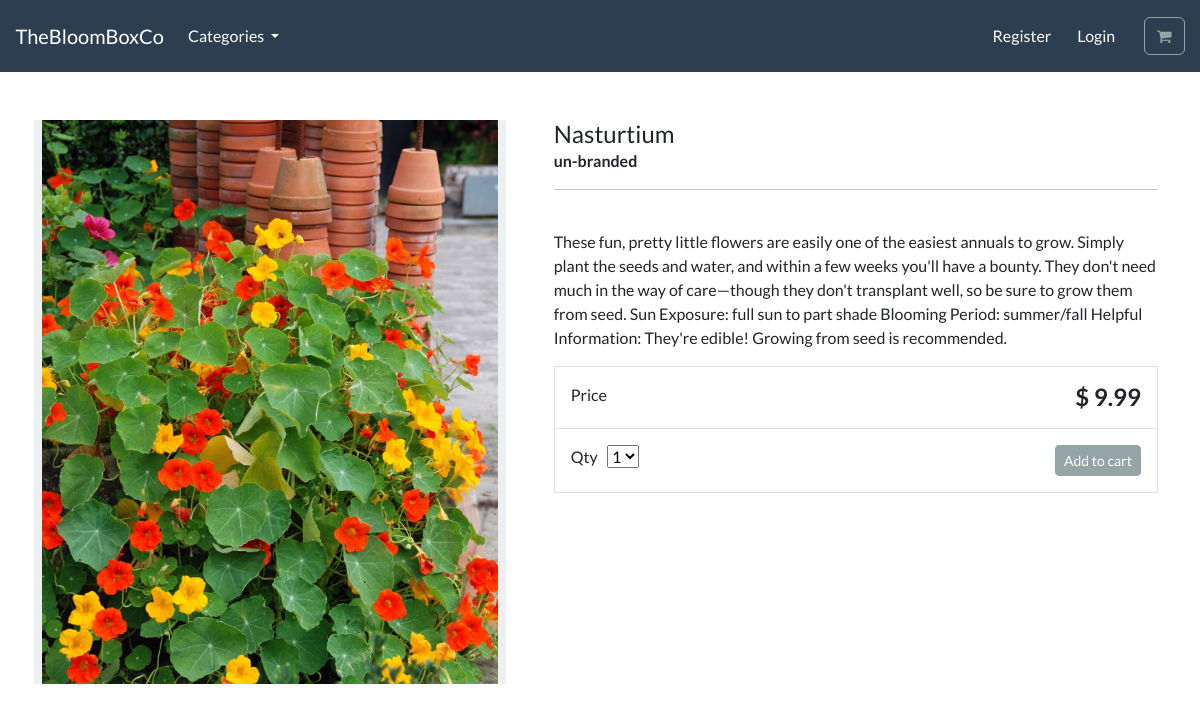
/product/annuals/nasturtium/, run on the app's committed database.
### store/models.py (models this page shows, shortened)
class Product(models.Model):
    category = models.ForeignKey(Category, related_name='products', on_delete=models.CASCADE)
    title = models.CharField(max_length=255)
    brand = models.CharField(max_length=255, default='un-branded')
    description = models.TextField(blank=True)
    slug = models.SlugField(max_length=255)
    price = models.DecimalField(max_digits=10, decimal_places=2)
    image = models.ImageField(upload_to='products/')
    class Meta:
        verbose_name = 'product'
        verbose_name_plural = 'products'

### store/views.py (the view)
# urls.py: path('product/<slug:category_slug>/<slug:product_slug>/', views.product_detail, name='product_detail'),
def product_detail(request, category_slug, product_slug):
    product = get_object_or_404(Product, slug=product_slug, category__slug=category_slug)
    context = {'product': product}
    return render(request, 'store/product_detail.html', context)

### store/models.py (called while the page is built)
    def get_absolute_url(self):
        return reverse('category_list', args=[self.slug])

### store/views.py (called while the page is built)
def categories(request):
    all_categories = Category.objects.all()
    return {'all_categories': all_categories}

### store/templates/store/product_detail.html (shortened to what this page needs)
{% extends "./base.html" %}
{% load static %}
{% block content %}
<div class="container">
    <main class="pt-5">
        <div class="row g-3">
            <div class="col-md-5 col-lg-5 order-md-first bg-light">
                <img class="img-fluid mx-auto d-block" alt="Responsive image" src="{{product.image.url}}">
            </div>
            <div class="col-md-7 col-lg-7 ps-md-3 ps-lg-5">
                <h1 class="mb-0 h4"> {{product.title}}  </h1>
                <strong> {{product.brand}} </strong>
                <hr>
                <br>
                <p> {{product.description}} </p>
                <div class="border">
                    <div class="col border-bottom">
                        <div class="row p-3">
                            <div class="col-6"> Price </div>
                            <div class="col-6 text-end"><span class="h4 fw-bold">$ {{product.price}}</span></div>
                        </div>
                    </div>
                    <div class="col">
                        <div class="row p-3">
                            <div class="col-6">
                                <label for="select">Qty</label>
                                <select id="select">
                                    <option value="1">1</option>
                                </select>
                            </div>
                            <div class="col-6 text-end">
                                <button type="button" id="add-button" value="" class="btn btn-secondary btn-sm">
                                Add to cart
                                </button>
                            </div>
                        </div>
                    </div>
                </div>
            </div>
        </div>
    </main>
    <br>
</div>
{% endblock %}

### data on the page
Product: image (picture), title "Nasturtium", brand "un-branded", description "These fun, pretty little flowers are easily one of the easiest annuals to grow. Simply plant the seeds and water, and within a few weeks you'll have a bounty. They don't need much in the way of care—though they don't transplant well, so be sure to grow them from seed. Sun Exposure: full sun to part shade Blooming Period: summer/fall Helpful Information: They're edible! Growing from seed is recommended.", price "9.99"
